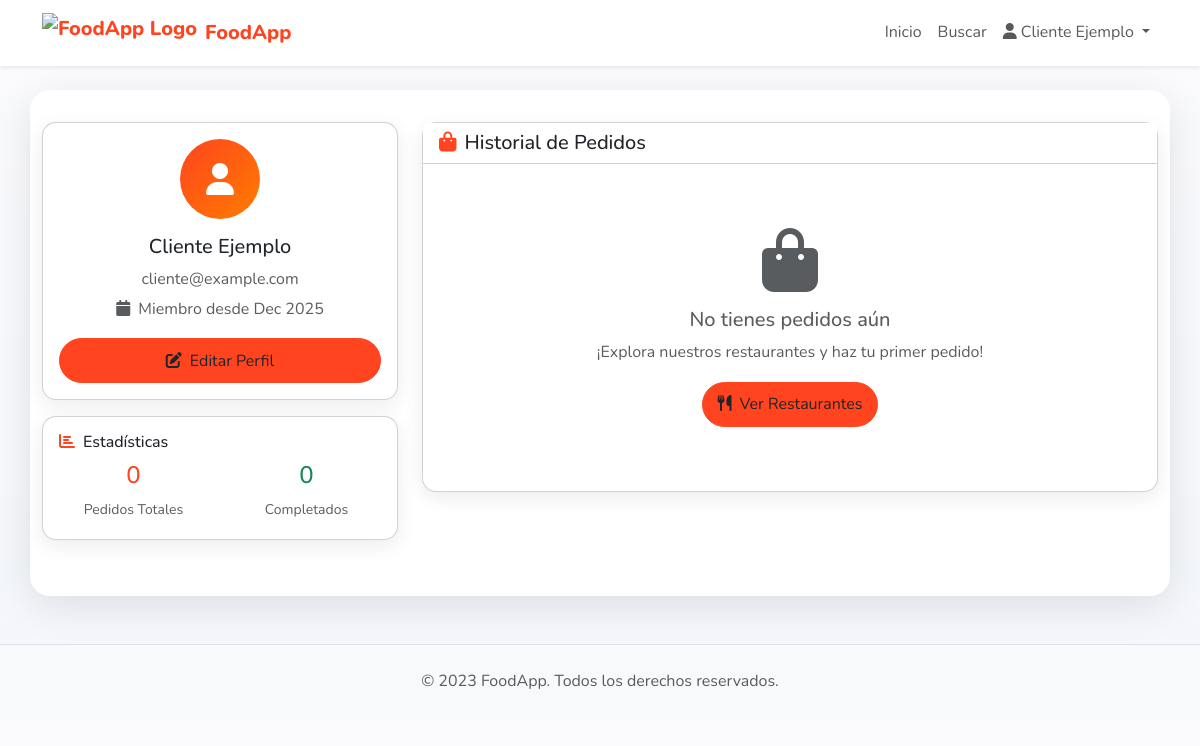
/foodapp_php/views/profile.php (signed in), run on the app's committed database.
### tables this page shows
CREATE TABLE clientes (
    id INT PRIMARY KEY,
    FOREIGN KEY (id) REFERENCES usuarios(id) ON DELETE CASCADE,
    direcciones TEXT,
    historial_pedidos TEXT
);

CREATE TABLE usuarios (
    id INT AUTO_INCREMENT PRIMARY KEY,
    nombre VARCHAR(255) NOT NULL,
    email VARCHAR(255) UNIQUE NOT NULL,
    contrasena VARCHAR(255) NOT NULL,
    telefono VARCHAR(20),
    fecha_registro TIMESTAMP DEFAULT CURRENT_TIMESTAMP,
    tipo ENUM('cliente', 'repartidor', 'restaurante', 'admin') NOT NULL
);

### foodapp_php/views/profile.php (the view, shortened to what this page needs)
<?php
include_once '../includes/config.php';
$user_id = $_SESSION['user_id'];
$user_query = $conn->prepare("SELECT u.*, c.direcciones FROM usuarios u JOIN clientes c ON u.id = c.id WHERE u.id = ?");
$user_query->bind_param('i', $user_id);
$user_query->execute();
$user_result = $user_query->get_result();
$user = $user_result->fetch_assoc();
$orders_query = $conn->prepare("
    SELECT p.*, r.nombre as restaurante_nombre, r.direccion as restaurante_direccion
    FROM pedidos p
    LEFT JOIN restaurantes r ON p.restaurante_id = r.id
    WHERE p.cliente_id = ?
    ORDER BY p.fecha_pedido DESC
    LIMIT 10
");
$orders_query->bind_param('i', $user_id);
$orders_query->execute();
$orders_result = $orders_query->get_result();
?>
<!DOCTYPE html>
<html lang="es">
<head>
    <link href="https://cdn.jsdelivr.net/npm/bootstrap@5.3.0/dist/css/bootstrap.min.css" rel="stylesheet">
    <link rel="stylesheet" href="https://cdnjs.cloudflare.com/ajax/libs/font-awesome/6.4.0/css/all.min.css">
    <link rel="stylesheet" href="../assets/style.css">
</head>
<body>
    <nav class="navbar navbar-expand-lg navbar-light bg-white shadow-sm sticky-top">
        <div class="container">
            <a class="navbar-brand d-flex align-items-center" href="../index.php">
                <img src="../assets/FOODAPP.png" alt="FoodApp Logo" height="40" class="me-2">
                <span>FoodApp</span>
            </a>
            <div class="navbar-nav ms-auto">
                <a class="nav-link" href="../index.php">Inicio</a>
                <a class="nav-link" href="search.php">Buscar</a>
                <div class="nav-item dropdown">
                    <a class="nav-link dropdown-toggle" href="#" id="userDropdown" role="button" data-bs-toggle="dropdown">
                        <i class="fas fa-user me-1"></i><?php echo htmlspecialchars($user['nombre'] ?? 'Usuario'); ?>
                    </a>
                </div>
            </div>
        </div>
    </nav>
    <main class="container mt-4">
        <div class="row">
            <div class="col-lg-4 mb-4">
                <div class="card">
                    <div class="card-body text-center">
                        <div class="profile-avatar">
                            <i class="fas fa-user"></i>
                        </div>
                        <h5 class="card-title"><?php echo htmlspecialchars($user['nombre']); ?></h5>
                        <p class="text-muted mb-1"><?php echo htmlspecialchars($user['email']); ?></p>
                        <p class="text-muted mb-3">
                            <i class="fas fa-calendar me-1"></i>
                            Miembro desde <?php echo date('M Y', strtotime($user['fecha_registro'])); ?>
                        </p>
                        <button class="btn btn-custom w-100" data-bs-toggle="modal" data-bs-target="#editProfileModal">
                            <i class="fas fa-edit me-2"></i>Editar Perfil
                        </button>
                    </div>
                </div>
                <div class="card mt-3">
                    <div class="card-body">
                        <h6 class="card-title"><i class="fas fa-chart-bar me-2 text-custom"></i>Estadísticas</h6>
                        <div class="row text-center">
                            <div class="col-6">
                                <div class="h4 text-custom"><?php echo $orders_result->num_rows; ?></div>
                                <small class="text-muted">Pedidos Totales</small>
                            </div>
                            <div class="col-6">
                                <div class="h4 text-success">
                                    <?php
                                    $completed_orders = 0;
                                    $orders_result->data_seek(0);
                                    $orders_result->data_seek(0);
                                    echo $completed_orders;
                                    ?>
                                </div>
                                <small class="text-muted">Completados</small>
                            </div>
                        </div>
                    </div>
                </div>
            </div>
            <div class="col-lg-8">
                <div class="card">
                    <div class="card-header bg-white">
                        <h5 class="mb-0"><i class="fas fa-shopping-bag me-2 text-custom"></i>Historial de Pedidos</h5>
                    </div>
                    <div class="card-body">
                        <?php if ($orders_result->num_rows > 0): ?>
                            <div class="row">
                                <?php while ($order = $orders_result->fetch_assoc()):
                                    $status_class = 'status-pendiente';
                                    $status_text = 'Pendiente';
                                    switch (trim($order['estado'])) {
                                        case 'ENTREGADO':
                                            $status_class = 'status-entregado';
                                            $status_text = 'Entregado';
                                            break;
                                        case 'EN_CAMINO':
                                            $status_class = 'status-en_camino';
                                            $status_text = 'En Camino';
                                            break;
                                        case 'PREPARANDO':
                                            $status_class = 'status-preparando';
                                            $status_text = 'Preparando';
                                            break;
                                        case 'LISTO':
                                            $status_class = 'status-listo';
                                            $status_text = 'Listo para Entrega';
                                            break;
                                        case 'CANCELADO':
                                            $status_class = 'status-cancelado';
                                            $status_text = 'Cancelado';
                                            break;
                                        case 'PENDIENTE':
                                        default:
                                            $status_class = 'status-pendiente';
                                            $status_text = 'Pendiente';
                                            break;
                                    }
                                ?>
                                    <div class="col-12 mb-3">
                                        <div class="card border-0 shadow-sm">
                                            <div class="card-body">
                                                <div class="row align-items-center">
                                                    <div class="col-md-8">
                                                        <h6 class="card-title mb-1">
                                                            <i class="fas fa-receipt me-2"></i>
                                                            Pedido #<?php echo $order['id']; ?>
                                                            <span class="status-badge <?php echo $status_class; ?> ms-2">
                                                                <?php echo $status_text; ?>
                                                            </span>
                                                        </h6>
                                                        <p class="card-text mb-1 small text-muted">
                                                            <i class="fas fa-store me-2"></i>
                                                            <?php echo htmlspecialchars($order['restaurante_nombre'] ?? 'N/A'); ?>
                                                        </p>
                                                        <p class="card-text mb-1 small text-muted">
                                                            <i class="fas fa-calendar me-2"></i>
                                                            <?php echo date('d/m/Y H:i', strtotime($order['fecha_pedido'])); ?>
                                                        </p>
                                                        <p class="card-text mb-1 small text-muted">
                                                            <i class="fas fa-map-marker-alt me-2"></i>
                                                            <?php echo htmlspecialchars($order['direccion_entrega']); ?>
                                                        </p>
                                                    </div>
                                                    <div class="col-md-4 text-end">
                                                        <h5 class="text-custom mb-3">S/ <?php echo number_format($order['total'], 2); ?></h5>
                                                        <a href="tracking.php?id=<?php echo $order['id']; ?>" class="btn btn-outline-primary btn-sm">
                                                            <i class="fas fa-eye me-1"></i>Ver Detalles
                                                        </a>
                                                    </div>
                                                </div>
                                            </div>
                                        </div>
                                    </div>
                                <?php endwhile; ?>
                            </div>
                        <?php else: ?>
                            <div class="text-center py-5">
                                <i class="fas fa-shopping-bag fa-4x text-muted mb-3"></i>
                                <h5 class="text-muted">No tienes pedidos aún</h5>
                                <p class="text-muted">¡Explora nuestros restaurantes y haz tu primer pedido!</p>
                                <a href="../index.php" class="btn btn-custom">
                                    <i class="fas fa-utensils me-2"></i>Ver Restaurantes
                                </a>
                            </div>
                        <?php endif; ?>
                    </div>
                </div>
            </div>
        </div>
    </main>
    <footer class="bg-light py-4 text-center border-top mt-5">
        <div class="container">
            <p class="text-muted mb-0">© 2023 FoodApp. Todos los derechos reservados.</p>
        </div>
    </footer>
</body>
</html>

### foodapp_php/assets/style.css (style rules this page uses)
body { font-family: 'Nunito', sans-serif; margin: 0; padding: 0; background: #f8f9fa; color: #333; line-height: 1.6; }
nav { display: flex; gap: 1rem; }
nav a { color: #333; text-decoration: none; font-weight: 500; transition: color 0.3s ease; }
main { padding: 2rem; max-width: 1400px; margin: 0 auto; background: white; border-radius: 20px; margin-top: 20px; box-shadow: 0 10px 40px rgba(0,0,0,0.1); animation: fadeInUp 0.8s ease-out; }
footer { background: #f8f9fa; padding: 2rem; text-align: center; border-top: 1px solid #e9ecef; }

### foodapp_php/views/profile.php (style rules this page uses)
body { font-family: 'Nunito', sans-serif; background: linear-gradient(180deg,#fbfbfd 0%, #f3f6fb 100%); }
.navbar-brand { color: #ff441f !important; font-weight: 800; }
.btn-custom { background: #ff441f; border-color: #ff441f; border-radius: 999px; padding: .6rem .9rem; }
.text-custom { color: #ff441f; }
.card { border-radius: 14px; box-shadow: 0 6px 20px rgba(16,24,40,0.08); }
.profile-avatar { width: 80px; height: 80px; background: linear-gradient(135deg, #ff441f, #ff7d00); border-radius: 50%; display: flex; align-items: center; justify-content: center; color: white; font-size: 2rem; margin: 0 auto 1rem; }

### data on the page
clientes: id.nombre "Cliente Ejemplo", id.email "cliente@example.com", id.fecha_registro "Dec 2025"

### other printed values
$orders_result->num_rows "0"
$completed_orders "0"
